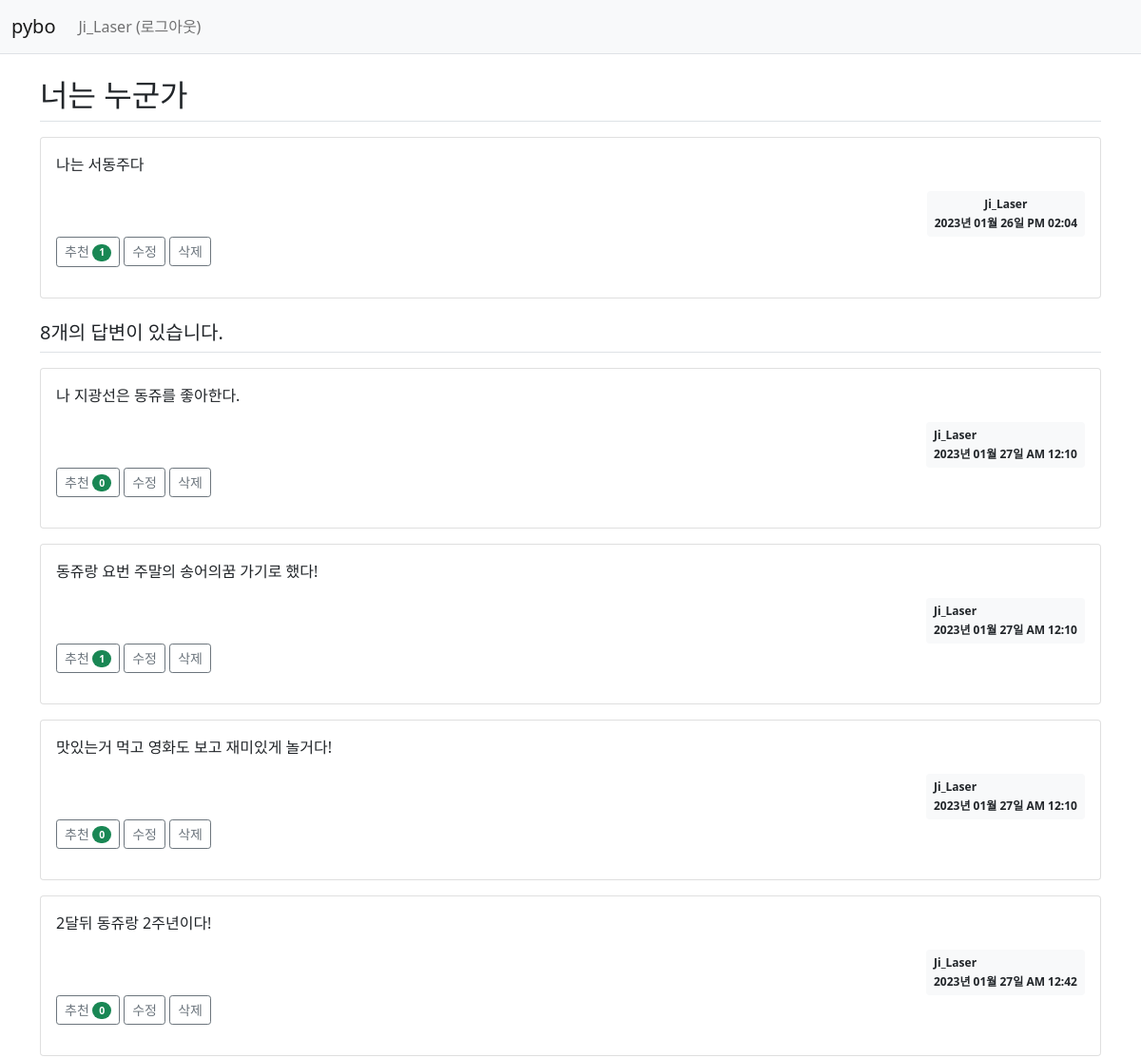
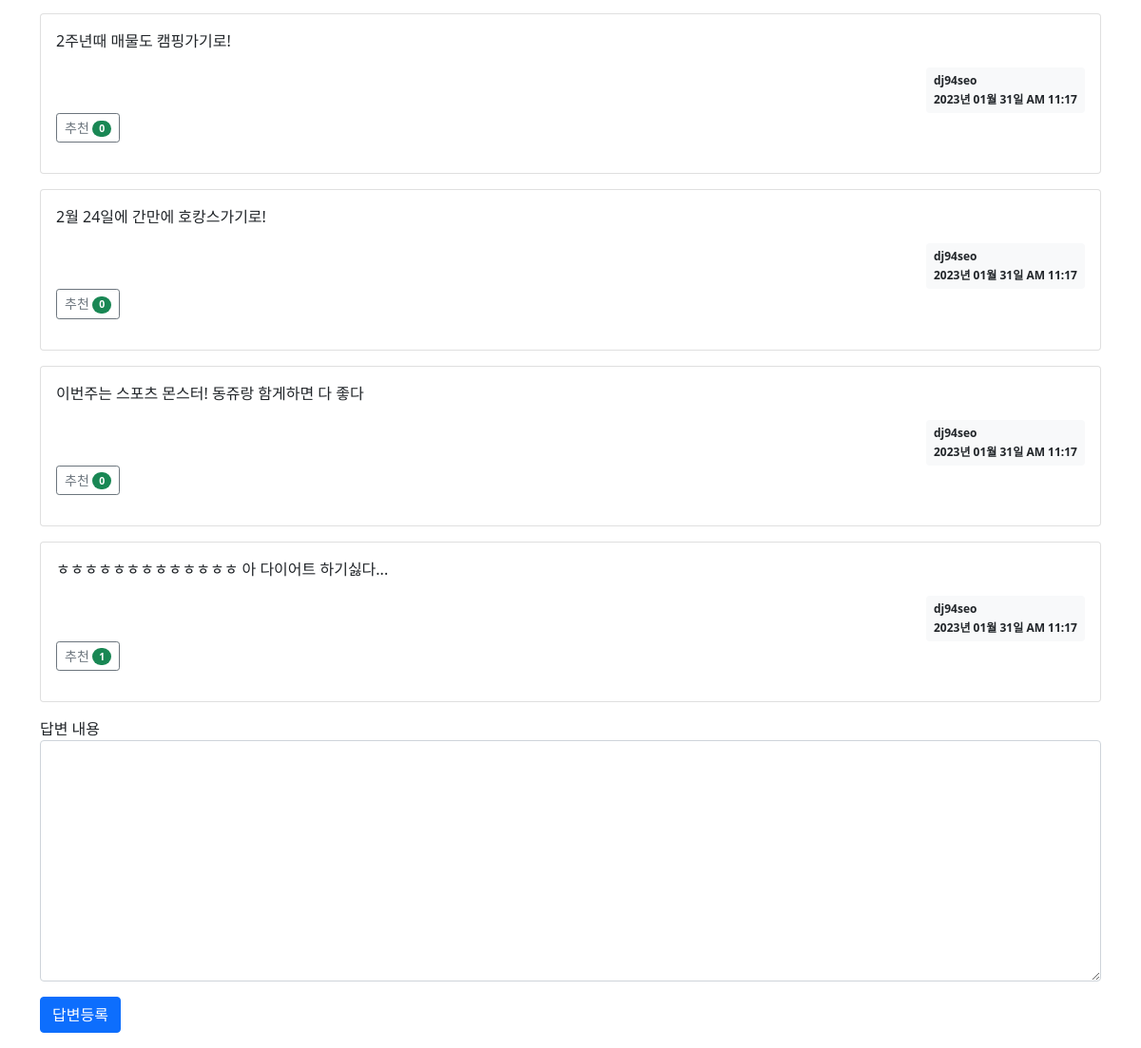
Screenshot of /question/detail/2/ (signed in) with the database file from the repository (2 pictures, top to bottom).
### pybo/models.py (models this page shows)
class User(db.Model):
    id = db.Column(db.Integer, primary_key = True)
    username = db.Column(db.String(150), unique = True ,nullable = False)
    password = db.Column(db.String(150), nullable = False)
    email = db.Column(db.String(120), unique = True, nullable = False)

class Question(db.Model):
    id = db.Column(db.Integer, primary_key = True)
    subject = db.Column(db.String(255), nullable = False)
    content = db.Column(db.Text(), nullable = False)
    create_date = db.Column(db.DateTime(), nullable = False)
    user_id = db.Column(db.Integer, db.ForeignKey('user.id', ondelete='CASCADE'), nullable=False)
    user = db.relationship('User', backref=db.backref('question_set'))
    modify_date = db.Column(db.DateTime(), nullable=True)
    voter = db.relationship('User', secondary=question_voter, backref=db.backref('question_voter_set'))

class Answer(db.Model):
    id = db.Column(db.Integer, primary_key = True)
    question_id = db.Column(db.Integer, db.ForeignKey('question.id', ondelete = 'CASCADE'))
    question = db.relationship('Question', backref = db.backref('answer_set'))
    content = db.Column(db.Text(), nullable = False)
    create_date = db.Column(db.DateTime(), nullable = False)
    user_id = db.Column(db.Integer, db.ForeignKey('user.id', ondelete='CASCADE'), nullable=False)
    user = db.relationship('User', backref=db.backref('answer_set'))
    modify_date = db.Column(db.DateTime(), nullable=True)
    voter = db.relationship('User', secondary=answer_voter, backref=db.backref('answer_voter_set'))

### pybo/views/question_views.py (the view)
@bp.route('/detail/<int:question_id>/')
def detail(question_id):
    form = AnswerForm()
    question = Question.query.get_or_404(question_id)
    return render_template('question/question_detail.html', question=question, form=form)

### pybo/forms.py
class AnswerForm(FlaskForm):
    content = TextAreaField('내용', validators=[DataRequired("내용은 필수 항목 입니다.")])

### pybo/filter.py (called while the page is built)
def format_datetime(value, fmt='%Y년 %m월 %d일 %p %I:%M'):
    return value.strftime(fmt)

### pybo/views/auth_views.py (called while the page is built)
@bp.before_app_request
def load_logged_in_user():
    user_id = session.get('user_id')
    if user_id is None:
        g.user = None
    else:
        g.user = User.query.get(user_id)

### pybo/templates/question/question_detail.html (shortened to what this page needs)
{% extends 'base.html' %}
{% block content %}
<div class="container my-3">
    <h2 class="border-bottom py-2">{{ question.subject }}</h2>
    <div class="card my-3">
        <div class="card-body">
            <div class="card-text">{{ question.content|markdown }}</div>
            <div class="d-flex justify-content-end">
                <div class="badge bg-light text-dark p-2 test-start">
                    <div class="mb-2">{{ question.user.username }}</div>
                    <div>{{ question.create_date|datetime }}</div>
                </div>
            </div>
            <div class="mb-3">
                <a href="javascript:void(0)" data-uri="{{ url_for('question.vote', question_id=question.id )}}"
                   class="recommend btn btn-sm btn-outline-secondary">추천
                <span class="badge rounded-pill bg-success">{{ question.voter|length }}</span>
                </a>
                {% if g.user == question.user %}
                <a href="{{ url_for('question.modify', question_id=question.id) }}"
                   class = "btn btn-sm btn-outline-secondary">수정</a>
                <a href="javascript:void(0)" class="delete btn btn-sm btn-outline-secondary"
                   data-uri="{{ url_for('question.delete', question_id=question.id) }}">삭제</a>
                {% endif %}
            </div>
        </div>
    </div>
    <h5 class="border-bottom my-3 py-2">{{ question.answer_set|length }}개의 답변이 있습니다.</h5>
    {% for answer in question.answer_set %}
    <div class="card my-3">
        <div class="card-body">
            <div class="card-text">{{ answer.content|markdown }}</div>
            <div class="d-flex justify-content-end">
                <div class="badge bg-light text-dark p-2 text-start">
                    <div class="mb-2">{{ answer.user.username }}</div>
                    <div>{{ answer.create_date|datetime }}</div>
                </div>
            </div>
            <div class="mb-3">
                <a href="javascript:void(0)" data-uri="{{ url_for('answer.vote', answer_id=answer.id )}}"
                   class="recommend btn btn-sm btn-outline-secondary">추천
                <span class="badge rounded-pill bg-success">{{ answer.voter|length }}</span>
                </a>
                {% if g.user == answer.user %}
                <a href="{{ url_for('answer.modify', answer_id = answer.id) }}"
                   class="btn btn-sm btn-outline-secondary">수정</a>
                   <a href="#" class="delete btn btn-sm btn-outline-secondary "
                   data-uri="{{ url_for('answer.delete', answer_id=answer.id) }}">삭제</a>
                {% endif %}
            </div>
        </div>
    </div>
    {% endfor %}
    <form action="{{ url_for('answer.create', question_id=question.id) }}" method="post" class="my-3">
        <div class="mb-3">
            <label for="content">답변 내용</label>
            <textarea {% if not g.user %}disabled{%  endif %}
                    name="content" id="content" class="form-control" rows="10"></textarea>
        </div>
        <input type="submit" value="답변등록" class="btn btn-primary">
    </form>
</div>
{% endblock %}

### pybo/templates/navbar.html (shortened to what this page needs)
<nav class="navbar navbar-expand-lg navbar-light bg-light border-bottom">
    <div class="container-fluid">
        <a class="navbar-brand" href="{{ url_for('main.index')}}">pybo</a>
        <div class="collapse navbar-collapse" id="navbarSupportedContent">
            {% if g.user %}
            <ul class="navbar-nav">
                <li class="nav-item ">
                    <a class="nav-link" href="{{ url_for('auth.logout') }}">{{ g.user.username }} (로그아웃)</a>
                </li>
            </ul>
            {% endif %}
        </div>
    </div>
</nav>

### rows the page displays
User: user.username "Ji_Laser"
Question: subject "너는 누군가", content "나는 서동주다", create_date "2023년 01월 26일 PM 02:04"
Answer: content "나 지광선은 동쥬를 좋아한다.", user.username "Ji_Laser", create_date "2023년 01월 27일 AM 12:10", voter|length "0"
Answer: content "동쥬랑 요번 주말의 송어의꿈 가기로 했다!", user.username "Ji_Laser", create_date "2023년 01월 27일 AM 12:10", voter|length "1"
Answer: content "맛있는거 먹고 영화도 보고 재미있게 놀거다!", user.username "Ji_Laser", create_date "2023년 01월 27일 AM 12:10", voter|length "0"
Answer: content "2달뒤 동쥬랑 2주년이다!", user.username "Ji_Laser", create_date "2023년 01월 27일 AM 12:42", voter|length "0"
Answer: content "2주년때 매물도 캠핑가기로!", user.username "dj94seo", create_date "2023년 01월 31일 AM 11:17", voter|length "0"
Answer: content "2월 24일에 간만에 호캉스가기로!", user.username "dj94seo", create_date "2023년 01월 31일 AM 11:17", voter|length "0"
Answer: content "이번주는 스포츠 몬스터! 동쥬랑 함게하면 다 좋다", user.username "dj94seo", create_date "2023년 01월 31일 AM 11:17", voter|length "0"
Answer: content "ㅎㅎㅎㅎㅎㅎㅎㅎㅎㅎㅎㅎㅎ 아 다이어트 하기싫다...", user.username "dj94seo", create_date "2023년 01월 31일 AM 11:17", voter|length "1"

### other values shown
{{ question.voter|length }} "1"
{{ question.answer_set|length }} "8"
